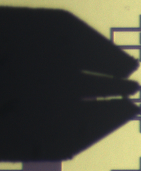
#> input picture templateNeedle.png, 141 x 171 px; its folder holds only this picture in this run
$ python -i ImagePro.py   (imports and definitions only)
#> lines starting #> are read from the running program, lines starting #| are printed output that depends on the picture
import os

import cv2
import numpy as np
from functools import lru_cache

# 全局变量，用于存储预加载的模板
templateNeedle = None
templateNeedle_size = (0, 0)
templateDevice = None
templateDevice_size = (0, 0)
templateLight = None
templateLight_size = (0, 0)


# 缓存模板加载结果
# [40 lines left out: functions load_templates, is_nearby_vectorized, not called in this run]

import cv2
import numpy as np


# [94 lines left out: functions template, preprocess_images, not called in this run]


def sharpen_image(image, kernel_size=3, sigma=1.0, amount=1.5, threshold=5):
    """USM锐化算法"""
    # 高斯模糊
    blurred = cv2.GaussianBlur(image, (kernel_size, kernel_size), sigma)

    # 非锐化掩蔽
    sharpened = cv2.addWeighted(image, 1.0 + amount, blurred, -amount, 0)

    # 阈值处理，避免过度锐化平滑区域
    if threshold > 0:
        low_contrast_mask = np.abs(image - blurred) < threshold
        sharpened[low_contrast_mask] = image[low_contrast_mask]

    return sharpened


# [9 lines left out: function enhance_edges, not called in this run]


# 可选：自适应预处理（根据图像特性自动调整）
def adaptive_preprocess(image):
    """自适应预处理"""
    # 计算图像对比度
    mean, std = cv2.meanStdDev(image)
    contrast = std[0][0]

    if contrast < 25:  # 低对比度图像
        image = cv2.equalizeHist(image)
        image = sharpen_image(image, amount=2.0)
    elif contrast > 60:  # 高对比度图像
        image = cv2.GaussianBlur(image, (3, 3), 0)
    else:  # 中等对比度
        image = sharpen_image(image, amount=1.5)

    return image


# [107 lines left out: function match_device_templates, not called in this run]

>>> import cv2
>>> picture = cv2.imread('../templateNeedle.png')
#> picture is the input picture: shape (171, 141, 3); mean B, G, R 58.2, 70.8, 71
>>> result = adaptive_preprocess(picture)
#> in adaptive_preprocess, `mean, std = cv2.meanStdDev(image)`: mean = [58.16, 70.77, 70.96]; std = [44.23, 71.68, 74.07]
#> in adaptive_preprocess, `contrast = std[0][0]`: contrast = 44.23
#> in sharpen_image, `low_contrast_mask = np.abs(image - blurred) < threshold`:
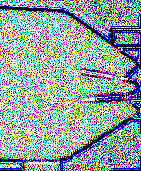
#> low_contrast_mask: shape (171, 141, 3) bool; mean B, G, R 0.661, 0.659, 0.587
